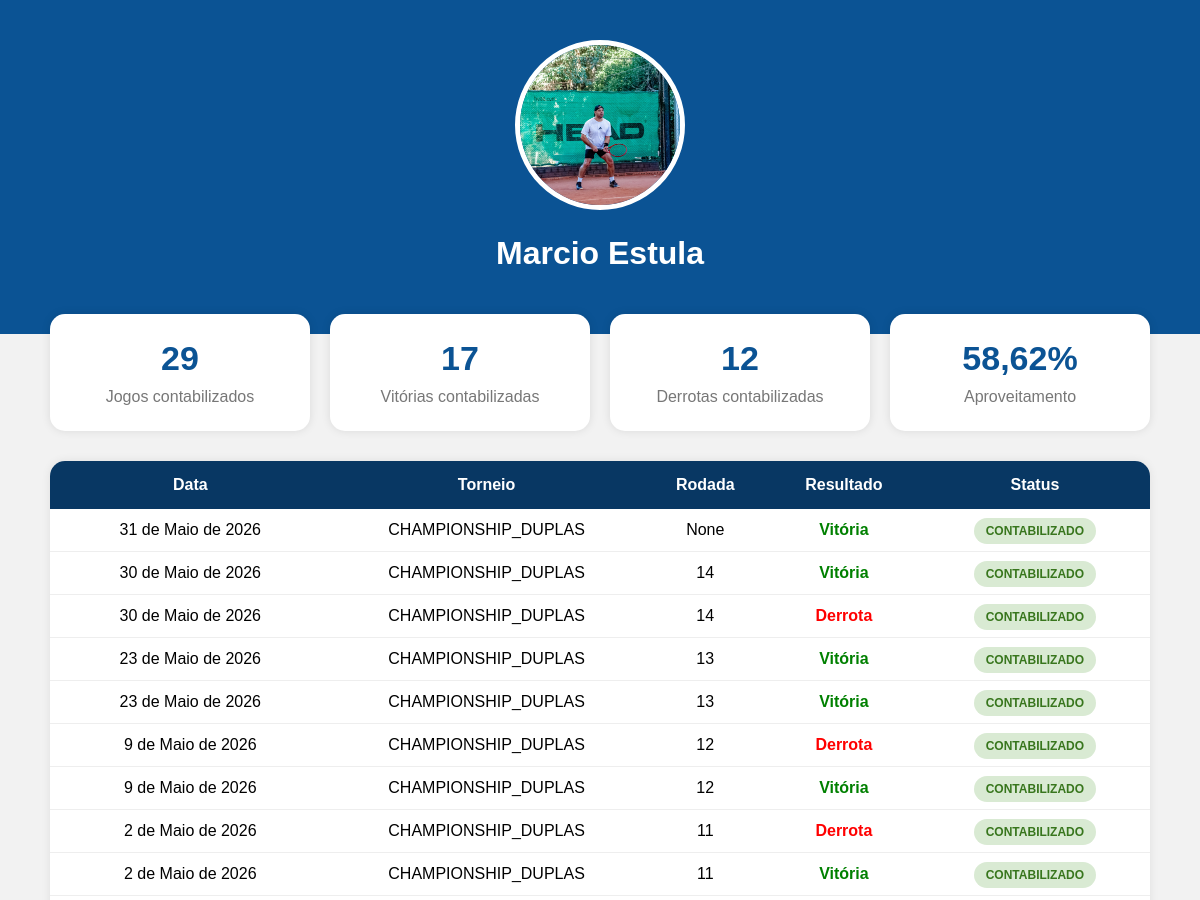
/jogador/15/ (signed in, upper part), run on an earlier commit of the app's database.
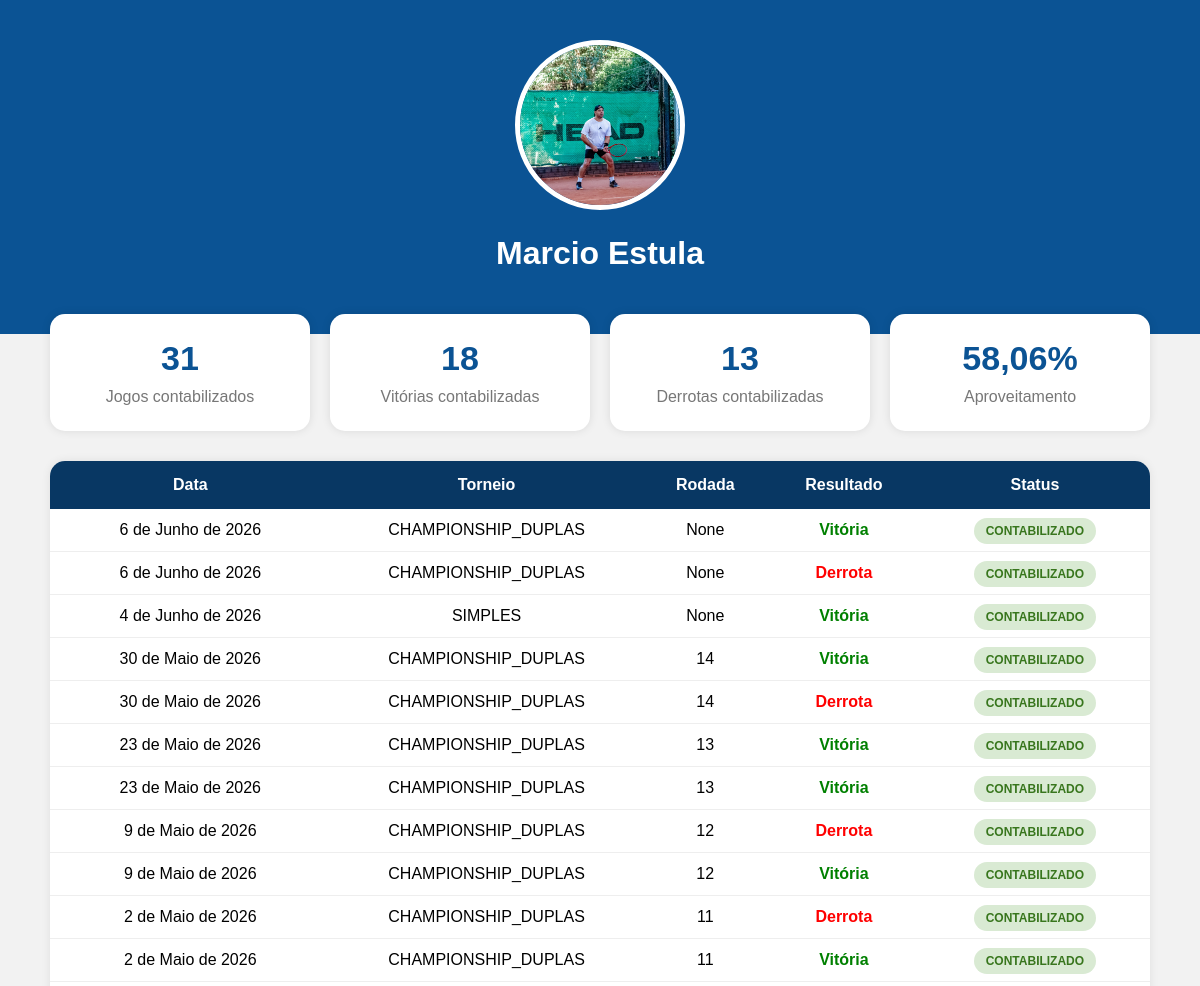
And on a later commit of the database.
### core/models.py (models this page shows, shortened)
class ParticipanteJogo(models.Model):
    LADOS = [
        ('A', 'Lado A'),
        ('B', 'Lado B'),
    ]
    jogo = models.ForeignKey(
        Jogo,
        on_delete=models.CASCADE,
        related_name='participantes'
    )
    jogador = models.ForeignKey(
        Jogador,
        on_delete=models.CASCADE
    )
    lado = models.CharField(
        max_length=1,
        choices=LADOS
    )
    vencedor = models.BooleanField(default=False)
    pontos_ranking = models.IntegerField(default=0)

class Jogo(models.Model):
    TIPOS = [
        ('CHAMPIONSHIP_DUPLAS', 'Championship Duplas'),
        ('AMISTOSO_DUPLAS', 'Amistoso Duplas'),
        ('SIMPLES', 'Simples'),
    ]
    STATUS_JOGO = [
        ('PENDENTE', 'Pendente'),
        ('CONFIRMADO', 'Confirmado'),
        ('CONTESTADO', 'Contestado'),
    ]
    FASES = [
        ('OITAVAS', 'Oitavas'),
        ('QUARTAS', 'Quartas'),
        ('SEMI', 'Semi Final'),
        ('FINAL', 'Final'),
    ]
    torneio = models.ForeignKey(
        Torneio,
        on_delete=models.CASCADE,
        blank=True,
        null=True
    )
    categoria = models.ForeignKey(
        CategoriaTorneio,
        on_delete=models.SET_NULL,
        blank=True,
        null=True
    )
    tipo_jogo = models.CharField(
        max_length=30,
        choices=TIPOS
    )
    rodada = models.IntegerField(
        blank=True,
        null=True
    )
    fase = models.CharField(
        max_length=20,
        choices=FASES,
        blank=True,
        null=True
    )
    data_jogo = models.DateField()
    status = models.CharField(
        max_length=20,
        choices=STATUS_JOGO,
        default='PENDENTE'
    )
    criado_em = models.DateTimeField(auto_now_add=True)
    observacoes = models.TextField(
        blank=True,
        null=True
    )

### core/views.py (the view)
@login_required
def jogador(request, jogador_id):
    jogador = get_object_or_404(
        Jogador,
        id=jogador_id
    )
    jogos_todos = ParticipanteJogo.objects.filter(
        jogador=jogador
    ).select_related(
        'jogo'
    ).order_by(
        '-jogo__data_jogo'
    )
    jogos_contabilizados = []
    controle_rodadas = {}
    for j in jogos_todos:
        chave = (
            j.jogo.categoria_id,
            j.jogo.rodada
        )
        if chave not in controle_rodadas:
            controle_rodadas[chave] = 0
        controle_rodadas[chave] += 1
        if controle_rodadas[chave] <= 2:
            j.contabilizado = True
            jogos_contabilizados.append(j)
        else:
            j.contabilizado = False
    vitorias = len([
        j for j in jogos_contabilizados
        if j.vencedor
    ])
    derrotas = len([
        j for j in jogos_contabilizados
        if not j.vencedor
    ])
    total = vitorias + derrotas
    aproveitamento = 0
    if total > 0:
        aproveitamento = round(
            (vitorias / total) * 100,
            2
        )
    return render(
        request,
        'jogador/perfil.html',
        {
            'jogador': jogador,
            'jogos': jogos_todos,
            'vitorias': vitorias,
            'derrotas': derrotas,
            'total': total,
            'aproveitamento': aproveitamento,
        }
    )

### core/templates/jogador/perfil.html (shortened to what this page needs)
<!DOCTYPE html>
<html lang="pt-br">
<head>
</head>
<body>
<div class="topo">
    {% if jogador.foto %}
        <img
            src="{{ jogador.foto.url }}"
            class="foto"
        >
    {% endif %}
    <h1>{{ jogador.nome }}</h1>
</div>
<div class="container">
    <div class="cards">
        <div class="card">
            <div class="numero">{{ total }}</div>
            <div class="titulo">Jogos contabilizados</div>
        </div>
        <div class="card">
            <div class="numero">{{ vitorias }}</div>
            <div class="titulo">Vitórias contabilizadas</div>
        </div>
        <div class="card">
            <div class="numero">{{ derrotas }}</div>
            <div class="titulo">Derrotas contabilizadas</div>
        </div>
        <div class="card">
            <div class="numero">{{ aproveitamento }}%</div>
            <div class="titulo">Aproveitamento</div>
        </div>
    </div>
    <div class="historico">
        <table>
            <tr>
                <th>Data</th>
                <th>Torneio</th>
                <th>Rodada</th>
                <th>Resultado</th>
                <th>Status</th>
            </tr>
            {% for j in jogos %}
            <tr class="{% if not j.contabilizado %}linha-desconsiderada{% endif %}">
                <td>{{ j.jogo.data_jogo }}</td>
                <td>{{ j.jogo.tipo_jogo }}</td>
                <td>{{ j.jogo.rodada }}</td>
                <td>
                    {% if j.vencedor %}
                        <span class="vitoria">
                            Vitória
                        </span>
                    {% else %}
                        <span class="derrota">
                            Derrota
                        </span>
                    {% endif %}
                </td>
                <td>
                    {% if j.contabilizado %}
                        <span class="contabilizado">
                            CONTABILIZADO
                        </span>
                    {% else %}
                        <span class="desconsiderado">
                            DESCONSIDERADO
                        </span>
                    {% endif %}
                </td>
            </tr>
            {% endfor %}
        </table>
    </div>
</div>
</body>
</html>

What changed in the data, as far as the page shows it:
removed ParticipanteJogo: jogo.data_jogo "31 de Maio de 2026", jogo.tipo_jogo "CHAMPIONSHIP_DUPLAS", jogo.rodada "None", vencedor "Vitória", shows "CONTABILIZADO"
added ParticipanteJogo: jogo.data_jogo "6 de Junho de 2026", jogo.tipo_jogo "CHAMPIONSHIP_DUPLAS", jogo.rodada "None", vencedor "Vitória", shows "CONTABILIZADO"
added ParticipanteJogo: jogo.data_jogo "6 de Junho de 2026", jogo.tipo_jogo "CHAMPIONSHIP_DUPLAS", jogo.rodada "None", vencedor "Derrota", shows "CONTABILIZADO"
added ParticipanteJogo: jogo.data_jogo "4 de Junho de 2026", jogo.tipo_jogo "SIMPLES", jogo.rodada "None", vencedor "Vitória", shows "CONTABILIZADO"
Also different on the page:
{{ total }}: "29" → "31"
{{ vitorias }}: "17" → "18"
{{ derrotas }}: "12" → "13"
{{ aproveitamento }}: "58,62" → "58,06"
